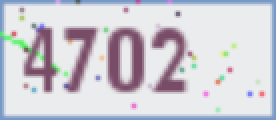
#> input picture img/iden.png, 138 x 60 px (shown 2 times larger)
$ python -i ocrimg.py   (imports and definitions only)
#> lines starting #> are read from the running program, lines starting #| are printed output that depends on the picture
import pytesseract
from PIL import Image


def clear_image(image):
    image = image.convert('RGB')
    width = image.size[0]
    height = image.size[1]
    noise_color = get_noise_color(image)

    for x in range(width):
        for y in range(height):
            # 清除边框和干扰色
            rgb = image.getpixel((x, y))
            if (x == 0 or y == 0 or x == width - 1 or y == height - 1
                    or rgb == noise_color or rgb[1] > 100):
                image.putpixel((x, y), (255, 255, 255))
    return image


def get_noise_color(image):
    for y in range(1, image.size[1] - 1):
        # 获取第2列非白的颜色
        (r, g, b) = image.getpixel((2, y))
        if r < 255 and g < 255 and b < 255:
            return (r, g, b)


def ocrimg():
    image = Image.open('img/iden.png')
#> image is the input picture: PIL image 138x60 RGBA; mean R, G, B, A 205.9, 204.2, 212, 255
    clear_image(image)
#> the loop in get_noise_color, `for y in range(1, image.size[1] - 1):` made 1 pass
#> (r, g, b) on pass 1: (142, 168, 204)
#> in clear_image, `noise_color = get_noise_color(image)`: noise_color = (142, 168, 204)
#> after the loop in clear_image, `for x in range(width):`:
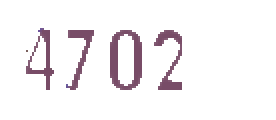
#> image: PIL image 138x60 RGB (shown 2 times larger); mean R, G, B 244.7, 241.4, 243.5
    image = clear_image(image)
#> the loop in get_noise_color (call 2), `for y in range(1, image.size[1] - 1):` made 1 pass
    # 转化为灰度图
    imgry = image.convert('L')
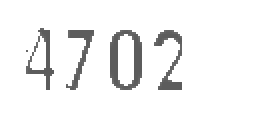
#> imgry: PIL image 138x60 L (shown 2 times larger); min 92, max 255, mean 242.6
#> (the run stopped early here; a loop or call above may not have finished)
